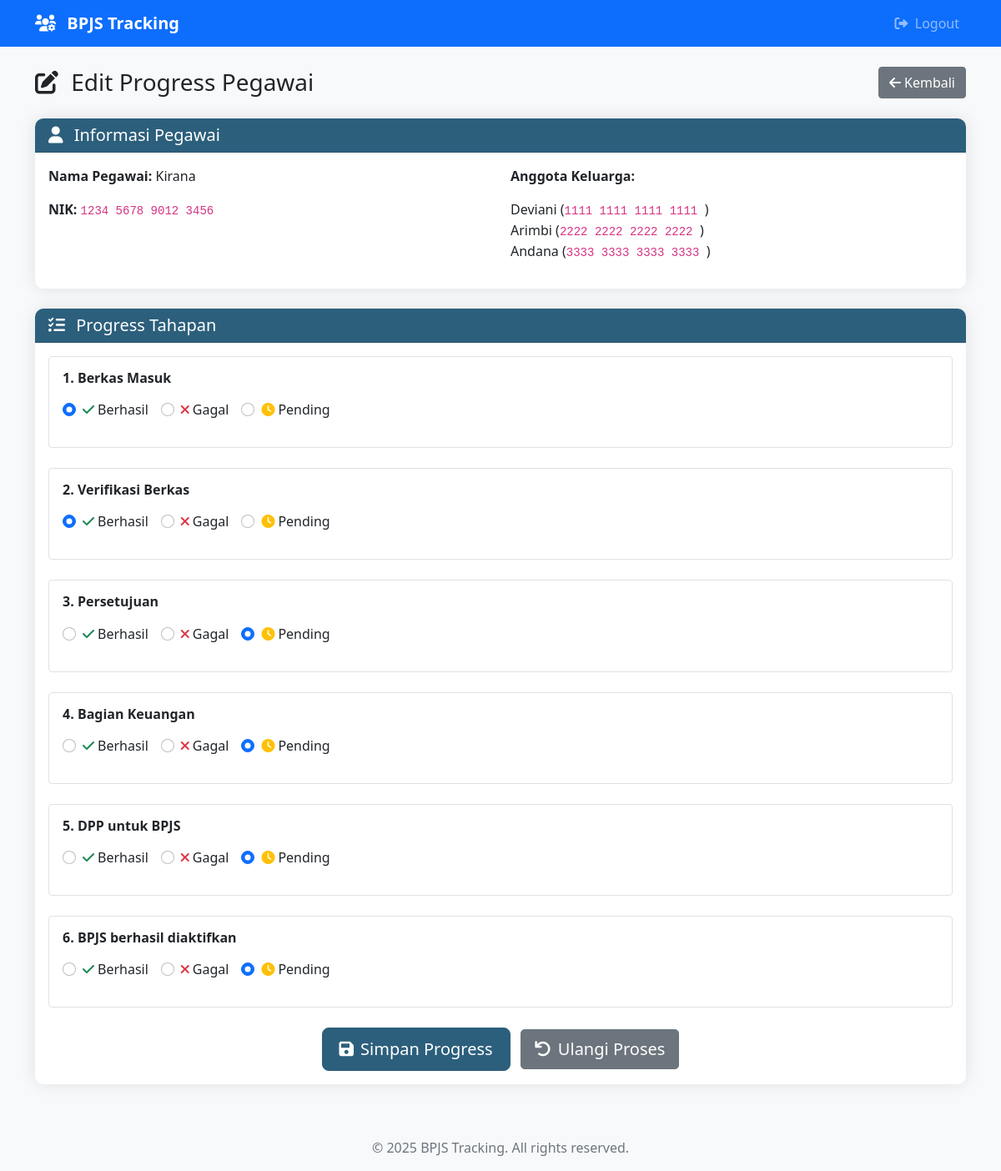
The page /admin/edit.php?id=1 (signed in) on the database its author committed.
### tables this page shows
CREATE TABLE pegawai (
    id INT AUTO_INCREMENT PRIMARY KEY,
    nama VARCHAR(100) NOT NULL,
    nik VARCHAR(20) UNIQUE NOT NULL,
    created_at TIMESTAMP DEFAULT CURRENT_TIMESTAMP,
    updated_at TIMESTAMP DEFAULT CURRENT_TIMESTAMP ON UPDATE CURRENT_TIMESTAMP
);

CREATE TABLE anggota_keluarga (
    id INT AUTO_INCREMENT PRIMARY KEY,
    pegawai_id INT NOT NULL,
    nama VARCHAR(100) NOT NULL,
    nik VARCHAR(20) UNIQUE NOT NULL,
    hubungan VARCHAR(50) DEFAULT 'Anggota Keluarga',
    created_at TIMESTAMP DEFAULT CURRENT_TIMESTAMP,
    updated_at TIMESTAMP DEFAULT CURRENT_TIMESTAMP ON UPDATE CURRENT_TIMESTAMP,
    FOREIGN KEY (pegawai_id) REFERENCES pegawai(id) ON DELETE CASCADE
);

CREATE TABLE tahapan_progress (
    id INT AUTO_INCREMENT PRIMARY KEY,
    nama_tahapan VARCHAR(100) NOT NULL,
    urutan INT NOT NULL,
    deskripsi TEXT
);

CREATE TABLE progress_pegawai (
    id INT AUTO_INCREMENT PRIMARY KEY,
    pegawai_id INT NOT NULL,
    tahapan_id INT NOT NULL,
    status ENUM('pending', 'berhasil', 'gagal') DEFAULT 'pending',
    alasan_gagal TEXT NULL,
    tanggal_update TIMESTAMP DEFAULT CURRENT_TIMESTAMP ON UPDATE CURRENT_TIMESTAMP,
    created_at TIMESTAMP DEFAULT CURRENT_TIMESTAMP,
    FOREIGN KEY (pegawai_id) REFERENCES pegawai(id) ON DELETE CASCADE,
    FOREIGN KEY (tahapan_id) REFERENCES tahapan_progress(id) ON DELETE CASCADE,
    UNIQUE KEY unique_pegawai_tahapan (pegawai_id, tahapan_id)
);

### includes/db_connect.php (called while the page is built, shortened)
<?php
class Database {
    private $host = DB_HOST;
    private $username = DB_USERNAME;
    private $password = DB_PASSWORD;
    private $database = DB_NAME;
    private $connection;
    private function connect() {
        try {
            $this->connection = new mysqli($this->host, $this->username, $this->password, $this->database);
            $this->connection->set_charset("utf8");
        } catch (Exception $e) {
            die("Database connection error: " . $e->getMessage());
        }
    }
    public function query($sql) {
        $result = $this->connection->query($sql);
        return $result;
    }
    public function prepare($sql) {
        $stmt = $this->connection->prepare($sql);
        return $stmt;
    }
}
$db = new Database();
?>

### includes/functions.php (called while the page is built, shortened)
<?php
function formatNIK($nik) {
    return chunk_split($nik, 4, ' ');
}
?>

### admin/edit.php (the view, shortened to what this page needs)
<?php
require_once '../includes/db_connect.php';
require_once '../includes/functions.php';
$pegawai_id = isset($_GET['id']) ? (int)$_GET['id'] : 0;
try {
    $stmt = $db->prepare("
        SELECT p.*, ak.nama as nama_anggota, ak.nik as nik_anggota
        FROM pegawai p
        LEFT JOIN anggota_keluarga ak ON p.id = ak.pegawai_id
        WHERE p.id = ?
    ");
    $stmt->bind_param("i", $pegawai_id);
    $stmt->execute();
    $result = $stmt->get_result();
    $pegawai_data = $result->fetch_assoc();
    $stmt = $db->prepare("SELECT * FROM anggota_keluarga WHERE pegawai_id = ?");
    $stmt->bind_param("i", $pegawai_id);
    $stmt->execute();
    $anggota_result = $stmt->get_result();
    $anggota_keluarga = [];
    while ($row = $anggota_result->fetch_assoc()) {
        $anggota_keluarga[] = $row;
    }
} catch (Exception $e) {
    setFlashMessage('error', 'Terjadi kesalahan saat mengambil data pegawai');
    header('Location: index.php');
    exit();
}
try {
    $tahapan_result = $db->query("SELECT * FROM tahapan_progress ORDER BY urutan");
    $tahapan_list = [];
    while ($row = $tahapan_result->fetch_assoc()) {
        $tahapan_list[] = $row;
    }
} catch (Exception $e) {
    $tahapan_list = [];
}
try {
    $stmt = $db->prepare("SELECT * FROM progress_pegawai WHERE pegawai_id = ?");
    $stmt->bind_param("i", $pegawai_id);
    $stmt->execute();
    $progress_result = $stmt->get_result();
    $current_progress = [];
    while ($row = $progress_result->fetch_assoc()) {
        $current_progress[$row['tahapan_id']] = $row;
    }
} catch (Exception $e) {
    $current_progress = [];
}
include '../includes/header.php';
?>
<div class="row">
    <div class="col-12">
        <div class="d-flex justify-content-between align-items-center mb-4">
            <h1 class="h3 mb-0">
                <i class="fas fa-edit me-2"></i>
                Edit Progress Pegawai
            </h1>
            <a href="index.php" class="btn btn-secondary">
                <i class="fas fa-arrow-left me-1"></i>Kembali
            </a>
        </div>
    </div>
</div>
<div class="card mb-4">
    <div class="card-header">
        <h5 class="mb-0">
            <i class="fas fa-user me-2"></i>
            Informasi Pegawai
        </h5>
    </div>
    <div class="card-body">
        <div class="row">
            <div class="col-md-6">
                <p><strong>Nama Pegawai:</strong> <?php echo htmlspecialchars($pegawai_data['nama']); ?></p>
                <p><strong>NIK:</strong> <code><?php echo formatNIK($pegawai_data['nik']); ?></code></p>
            </div>
            <div class="col-md-6">
                <?php if (!empty($anggota_keluarga)): ?>
                <p><strong>Anggota Keluarga:</strong></p>
                <ul class="list-unstyled">
                    <?php foreach ($anggota_keluarga as $anggota): ?>
                    <li>
                        <?php echo htmlspecialchars($anggota['nama']); ?>
                        (<code><?php echo formatNIK($anggota['nik']); ?></code>)
                    </li>
                    <?php endforeach; ?>
                </ul>
                <?php endif; ?>
            </div>
        </div>
    </div>
</div>
<form method="POST" action="">
    <div class="card">
        <div class="card-header">
            <h5 class="mb-0">
                <i class="fas fa-tasks me-2"></i>
                Progress Tahapan
            </h5>
        </div>
        <div class="card-body">
            <?php foreach ($tahapan_list as $tahapan): ?>
            <?php
            $current_status = isset($current_progress[$tahapan['id']]) ? $current_progress[$tahapan['id']]['status'] : 'pending';
            ?>
            <div class="progress-step-form mb-4 p-3 border rounded">
                <h6 class="fw-bold mb-3">
                    <?php echo $tahapan['urutan']; ?>. <?php echo htmlspecialchars($tahapan['nama_tahapan']); ?>
                </h6>
                <div class="checkbox-group">
                    <div class="form-check">
                        <input class="form-check-input status-checkbox" type="radio"
                               name="status[<?php echo $tahapan['id']; ?>][status]"
                               value="berhasil" id="berhasil_<?php echo $tahapan['id']; ?>"
                               data-tahapan="<?php echo $tahapan['id']; ?>"
                               <?php echo $current_status === 'berhasil' ? 'checked' : ''; ?>>
                        <label class="form-check-label" for="berhasil_<?php echo $tahapan['id']; ?>">
                            <i class="fas fa-check text-success me-1"></i>Berhasil
                        </label>
                    </div>
                    <div class="form-check">
                        <input class="form-check-input status-checkbox" type="radio"
                               name="status[<?php echo $tahapan['id']; ?>][status]"
                               value="gagal" id="gagal_<?php echo $tahapan['id']; ?>"
                               data-tahapan="<?php echo $tahapan['id']; ?>"
                               <?php echo $current_status === 'gagal' ? 'checked' : ''; ?>>
                        <label class="form-check-label" for="gagal_<?php echo $tahapan['id']; ?>">
                            <i class="fas fa-times text-danger me-1"></i>Gagal
                        </label>
                    </div>
                    <div class="form-check">
                        <input class="form-check-input status-checkbox" type="radio"
                               name="status[<?php echo $tahapan['id']; ?>][status]"
                               value="pending" id="pending_<?php echo $tahapan['id']; ?>"
                               data-tahapan="<?php echo $tahapan['id']; ?>"
                               <?php echo $current_status === 'pending' ? 'checked' : ''; ?>>
                        <label class="form-check-label" for="pending_<?php echo $tahapan['id']; ?>">
                            <i class="fas fa-clock text-warning me-1"></i>Pending
                        </label>
                    </div>
                </div>
            </div>
            <?php endforeach; ?>
            <div class="text-center mt-4">
                <button type="submit" class="btn btn-primary btn-lg me-2">
                    <i class="fas fa-save me-2"></i>Simpan Progress
                </button>
                <button type="button" class="btn btn-secondary btn-lg" onclick="location.reload()">
                    <i class="fas fa-undo me-2"></i>Ulangi Proses
                </button>
            </div>
        </div>
    </div>
</form>
<?php include '../includes/footer.php'; ?>

### assets/css/style.css (style rules this page uses)
:root { --primary-color: #2c5f7c; --secondary-color: #6c757d; --success-color: #28a745; --danger-color: #dc3545; --warning-color: #ffc107; --info-color: #17a2b8; --light-color: #f8f9fa; --dark-color: #343a40; }
body { font-family: 'Segoe UI', Tahoma, Geneva, Verdana, sans-serif; background-color: #f8f9fa; }
.card { border: none; border-radius: 10px; box-shadow: 0 0 20px rgba(0,0,0,0.1); }
.card-header { background-color: var(--primary-color); color: white; border-radius: 10px 10px 0 0 !important; font-weight: 600; }
.btn-primary { background-color: var(--primary-color); border-color: var(--primary-color); border-radius: 8px; font-weight: 500; padding: 10px 20px; }
.checkbox-group { display: flex; gap: 15px; align-items: center; margin-bottom: 15px; }
.checkbox-group label { margin: 0; font-weight: 500; }

### includes/header.php (style rules this page uses)
.btn-primary { background-color: #2c5f7c; border-color: #2c5f7c; }

### rows shown on the page
pegawai: nama "Kirana", nik "1234 5678 9012 3456"
anggota_keluarga: nama "Deviani", nik "1111 1111 1111 1111"
anggota_keluarga: nama "Arimbi", nik "2222 2222 2222 2222"
anggota_keluarga: nama "Andana", nik "3333 3333 3333 3333"
tahapan_progress: urutan "1", nama_tahapan "Berkas Masuk"
progress_pegawai: status "☑ Berhasil", status "☐ Gagal", status "☐ Pending"
tahapan_progress: urutan "2", nama_tahapan "Verifikasi Berkas"
progress_pegawai: status "☑ Berhasil", status "☐ Gagal", status "☐ Pending"
tahapan_progress: urutan "3", nama_tahapan "Persetujuan"
progress_pegawai: status "☐ Berhasil", status "☐ Gagal", status "☑ Pending"
tahapan_progress: urutan "4", nama_tahapan "Bagian Keuangan"
progress_pegawai: status "☐ Berhasil", status "☐ Gagal", status "☑ Pending"
tahapan_progress: urutan "5", nama_tahapan "DPP untuk BPJS"
progress_pegawai: status "☐ Berhasil", status "☐ Gagal", status "☑ Pending"
tahapan_progress: urutan "6", nama_tahapan "BPJS berhasil diaktifkan"
progress_pegawai: status "☐ Berhasil", status "☐ Gagal", status "☑ Pending"

### other values the page prints
APP_NAME "BPJS Tracking"
